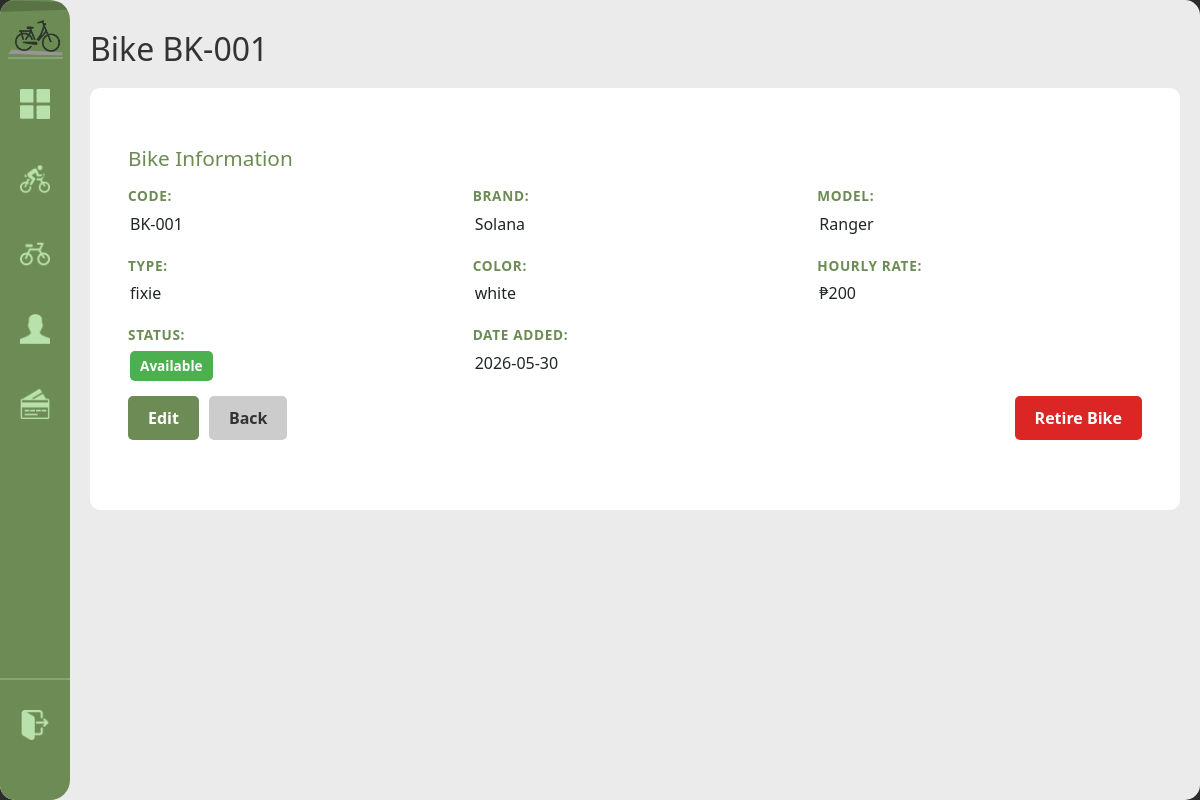
The app's page /bike/1 (signed in), older data.
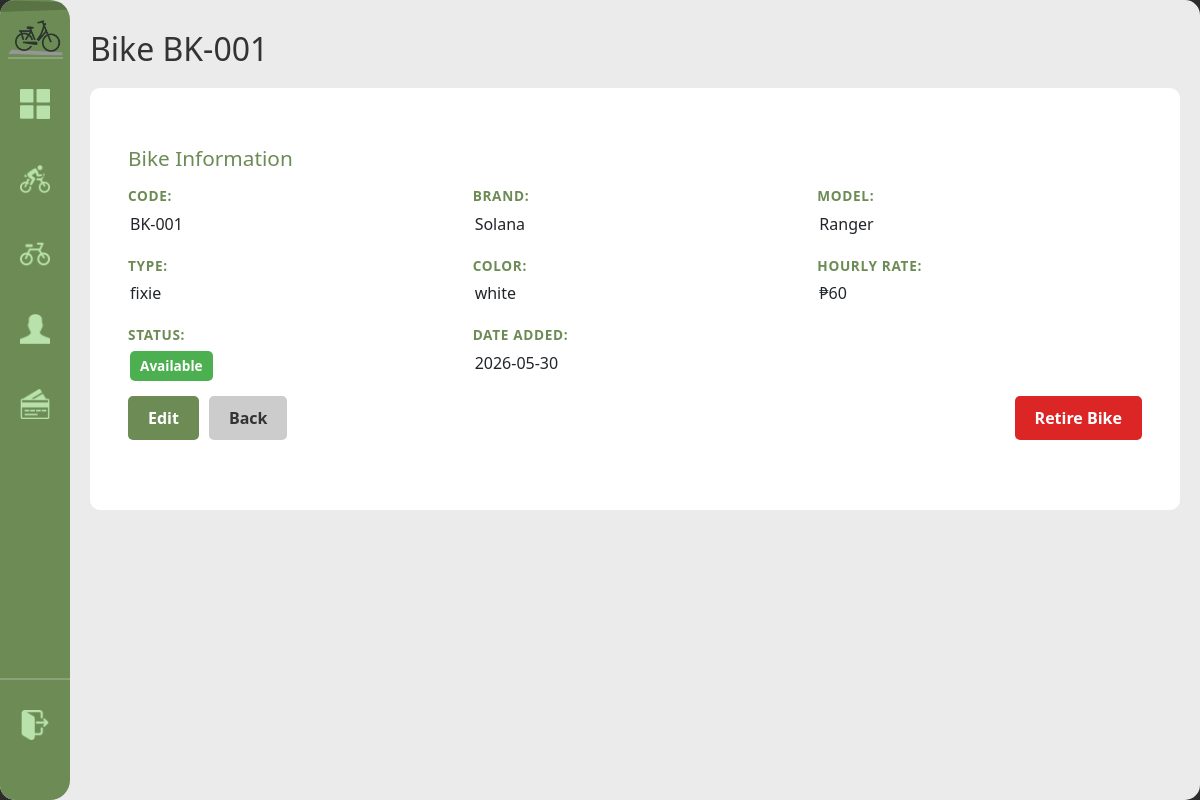
The same page, newer data.
### tables this page shows
CREATE TABLE bike (
            bike_id INTEGER PRIMARY KEY AUTOINCREMENT,
            bike_code TEXT NOT NULL UNIQUE,
            brand TEXT NOT NULL, model TEXT NOT NULL,
            color TEXT NOT NULL,
            bike_rate DECIMAL(8,2) NOT NULL DEFAULT 0,
            type TEXT NOT NULL DEFAULT 'standard',
            status TEXT NOT NULL DEFAULT 'available' CHECK(status IN('available','rented','retired')),
            date_added DATE NOT NULL DEFAULT(date('now','localtime'))
        );

### handlers/bike_routes.py (the view)
@bikes_bp.route('/bike/<int:bid>')
@login_required
def bike_detail(bid):
    bike = database.get().get_bike(bid)
    current_renter = None
    if bike and bike['status'] == 'rented':
        current_renter = database.get().get_current_renter_for_bike(bid)
    return render_template('bike_detail.html', bike=bike, current_renter=current_renter)

### app.py (called while the page is built)
def get_sidebar_state():
    return request.cookies.get('sidebarState') == 'expanded'

@app.context_processor
def inject_sidebar_state():
    return dict(sidebar_expanded=get_sidebar_state())

@app.context_processor
def inject_current_staff():
    staff = current_staff()
    return dict(current_staff=staff, is_admin=staff and staff.get("role") == "admin")

### modules/auth.py (called while the page is built)
def login_required(view):
    @wraps(view)
    def wrapped(*args, **kwargs):
        if not session.get("staff_id"):
            return redirect(url_for("login"))
        return view(*args, **kwargs)
    return wrapped

def current_staff():
    if not session.get("staff_id"):
        return None
    return {
        "staff_id": session.get("staff_id"),
        "username": session.get("username"),
        "first_name": session.get("first_name"),
        "last_name": session.get("last_name"),
        "role": session.get("role"),
    }

### modules/database.py (called while the page is built)
def get():
    if not db: init()
    return db

    def get_bike(self, bid):
        query = "SELECT * FROM bike WHERE bike_id = ?"
        r = self.conn.execute(query, (bid,)).fetchone()
        return dict(r) if r else None

### templates/bike_detail.html (shortened to what this page needs)
{% extends "base.html" %}
{% block content %}
<h1>Bike {{ bike['bike_code'] }}</h1>
<div class="detail-container">
    <div class="detail-section">
        <h2>Bike Information</h2>
        <div class="detail-grid">
            <div class="detail-item">
                <span class="label">Code:</span>
                <span class="value">{{ bike['bike_code'] }}</span>
            </div>
            <div class="detail-item">
                <span class="label">Brand:</span>
                <span class="value">{{ bike['brand'] }}</span>
            </div>
            <div class="detail-item">
                <span class="label">Model:</span>
                <span class="value">{{ bike['model'] }}</span>
            </div>
            <div class="detail-item">
                <span class="label">Type:</span>
                <span class="value">{{ bike['type'] }}</span>
            </div>
            <div class="detail-item">
                <span class="label">Color:</span>
                <span class="value">{{ bike['color'] }}</span>
            </div>
            <div class="detail-item">
                <span class="label">Hourly Rate:</span>
                <span class="value">₱{{ bike['bike_rate'] }}</span>
            </div>
            <div class="detail-item">
                <span class="label">Status:</span>
                <span class="value"><span class="status-badge status-{{ bike['status'] }}">{{ bike['status'].replace('_', ' ').title() }}</span></span>
            </div>
            <div class="detail-item">
                <span class="label">Date Added:</span>
                <span class="value">{{ bike['date_added'] }}</span>
            </div>
        </div>
        <div class="actions">
            {% if bike['status'] == 'available' %}
            <a href="{{ url_for('bikes.edit_bike', bid=bike['bike_id']) }}" class="btn-primary" sound-type="major">Edit</a>
            {% endif %}
            <a href="{{ url_for('bikes.registry') }}" class="btn-secondary" sound-type="minor">Back</a>
            {% if bike['status'] == 'available' %}
            <form method="POST" action="{{ url_for('bikes.retire_bike', bid=bike['bike_id']) }}" style="display:inline;">
                <button type="submit" class="btn-danger" sound-type="major">Retire Bike</button>
            </form>
            {% endif %}
        </div>
    </div>
</div>
{% endblock %}

Row changes from the older to the newer data that the page shows:
changed bike "BK-001": bike_rate "200" → "60"
